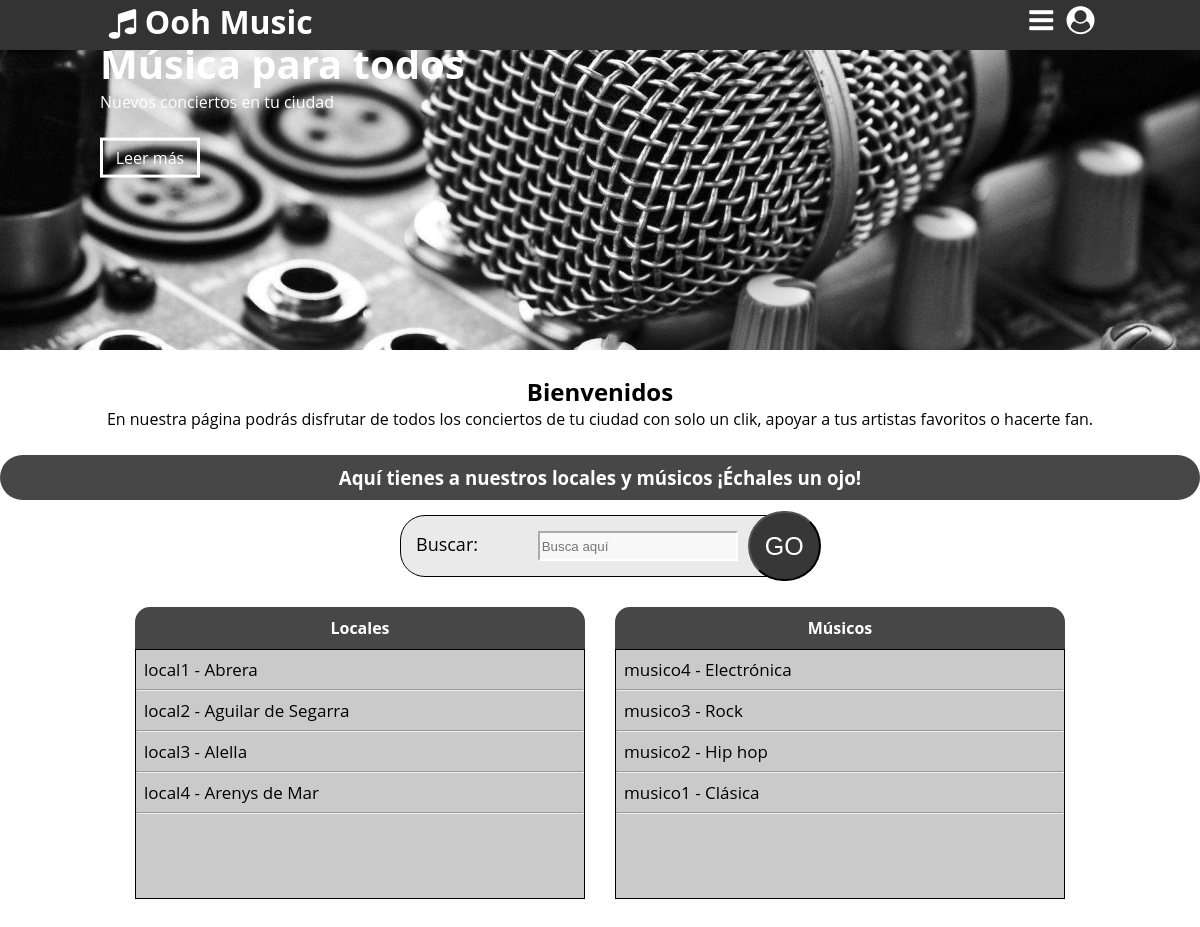
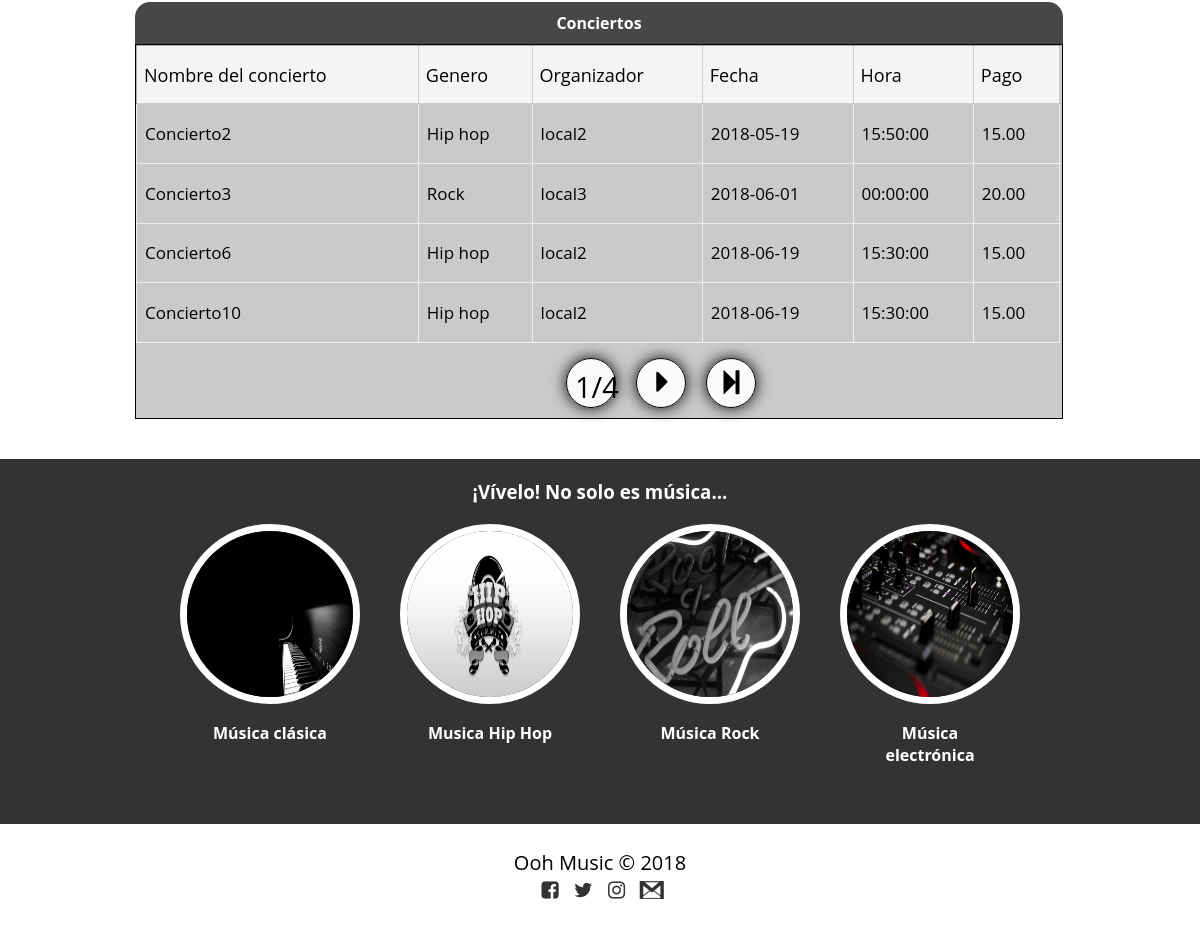
The page / on the database its author committed (2 pictures, top to bottom).
### tables this page shows
CREATE TABLE ciudad(
id_ciudad INT NOT NULL PRIMARY KEY,
nombre VARCHAR(100),
provincia VARCHAR(100)
);

CREATE TABLE musico(
id_usuario INT NOT NULL PRIMARY KEY,
apellidoa VARCHAR(30),
apellidob VARCHAR(30),
web VARCHAR(255),
nombreart VARCHAR(128),
componentes INT,
destacado BOOLEAN,
genero INT NOT NULL,
CONSTRAINT fk_musico_genero
FOREIGN KEY (genero)
REFERENCES genero(id_genero)
ON DELETE CASCADE ON UPDATE CASCADE,
CONSTRAINT fk_musico_login
FOREIGN KEY(id_usuario) REFERENCES login(id_usuario)
ON DELETE CASCADE ON UPDATE CASCADE);

CREATE TABLE genero(
id_genero INT NOT NULL PRIMARY KEY AUTO_INCREMENT,
nombre VARCHAR(30));

CREATE TABLE concierto(
id_concierto INT NOT NULL PRIMARY KEY AUTO_INCREMENT,
nombre VARCHAR(30),
fecha DATE,
hora TIME,
pago DECIMAL(6,2),
localm INT NOT NULL,
genero INT NOT NULL,
musico INT,
estado INT,
CONSTRAINT fk_concierto_localm
FOREIGN KEY (localm) REFERENCES localm(id_usuario)
ON DELETE CASCADE ON UPDATE CASCADE,
CONSTRAINT fk_concierto_genero
FOREIGN KEY (genero) REFERENCES genero(id_genero)
ON DELETE CASCADE ON UPDATE CASCADE,
CONSTRAINT fk_concierto_musico
FOREIGN KEY (musico) REFERENCES musico(id_usuario)
ON DELETE CASCADE ON UPDATE CASCADE);

### bbdd.php (called while the page is built, shortened)
<?php
function cuantosconciertosaceptados() {
    $c = conectar();
    $select = "select count(id_concierto) as cuantos from concierto where estado=1;";
    $resultado = mysqli_query($c, $select);
    if ($dato = mysqli_fetch_assoc($resultado)) {
        return $dato['cuantos'];
    } else {
        return 0;
    }
}
function mostrarListaConciertosAceptados($inicio, $cuantos) {
    $c = conectar();
    $select = "select c.nombre as nomconcierto, c.fecha, c.hora, c.pago, l.nombre as nomlocal, g.nombre as nomgenero from concierto c inner join genero g on c.genero = g.id_genero inner join login l on l.id_usuario = c.localm where c.estado = 1 order by fecha limit $inicio,$cuantos;";
    $resultado = mysqli_query($c, $select);
    return $resultado;
}
function ordenarMusicosPorGenero() {
    $c = conectar();
    $select = "select genero.nombre,musico.nombreart from musico inner join genero on musico.genero = genero.id_genero order by genero.id_genero desc;";
    $resultado = mysqli_query($c, $select);
    return $resultado;
}
function listalocalesordenadosporciudad() {
    $c = conectar();
    $select = "select login.nombre as nombre, ciudad.nombre as ciudad from login inner join ciudad on login.ciudad = ciudad.id_ciudad where login.tipo = 1 order by ciudad.nombre;";
    $resultado = mysqli_query($c, $select);
    return $resultado;
}
function conectar() {
    include('mysqlpass.php');
    $conexion = mysqli_connect("localhost", $userbd, $passbd, "musica");
    return $conexion;
}
?>

### index.php (the view, shortened to what this page needs)
<html lang="es">
    <head>
        <link rel="stylesheet" href="css/fontello.css">
        <link rel="stylesheet" href="css/estilos.css">
    </head>
    <body>
        <?php
        require_once 'bbdd.php';
        require_once 'funciones.php';
        ?>
        <header>
            <div class="contenedor">
                <h1 class="icon-music">Ooh Music</h1>
                <label id="label1" class="icon-user-circle" for="menu-user"></label>
                <label class="icon-menu" for="menu-bar"></label>
            </div>
        </header>
        <main>
            <section id="banner">
                <img src="Imagenes/banner.jpg">
                <div class="contenedor">
                    <h2>Música para todos</h2>
                    <p>Nuevos conciertos en tu ciudad</p>
                    <a href="#">Leer más</a>
                </div>
            </section>
            <section id="bienvenidos">
                <h2>Bienvenidos</h2>
                <p>En nuestra página podrás disfrutar de todos los conciertos de tu ciudad con solo un clik, apoyar a tus artistas favoritos o hacerte fan.</p>
            </section>
            <section id="blog">
                <h3>Aquí tienes a nuestros locales y músicos ¡Échales un ojo!</h3>
                <div id="busc">
                    <form method="POST">
                        <p>Buscar: <input id="buscador" type="text" name="buscador" autocomplete="off" placeholder="Busca aquí" required>
                            <input type="submit" value="GO" name="buscar2" id="auto" ></p>
                    </form>
                </div>
                <div class="contenedor">
                    <article>
                        <h4>Locales</h4>
                        <div class="listas">
                            <?php
                            $locales = listalocalesordenadosporciudad();
                            while ($ellocal = mysqli_fetch_assoc($locales)) {
                                extract($ellocal);
                                echo"<p>$nombre - $ciudad</p><hr>";
                            }
                            ?>
                        </div>
                    </article>
                    <article>
                        <h4>Músicos</h4>
                        <div class="listas">
                            <?php
                            $listamusicos = ordenarMusicosPorGenero();
                            while ($musicos = mysqli_fetch_assoc($listamusicos)) {
                                extract($musicos);
                                echo"<p>$nombreart - $nombre</p><hr>";
                            }
                            ?>
                        </div>
                    </article>
                    <article>
                        <h4 id="conc">Conciertos</h4>
                        <div class="listas" id="conciertos">
                            <table border="1">
                                <tr id="titulos">
                                    <td>Nombre del concierto</td>
                                    <td>Genero</td>
                                    <td>Organizador</td>
                                    <td>Fecha</td>
                                    <td>Hora</td>
                                    <td>Pago</td>
                                </tr>
                                <?php
                                if (isset($_GET['pagina'])) {
                                    extract($_GET);
                                } else {
                                    $pagina = 1;
                                }
                                $elementospagina = 4;
                                $inicio = ($pagina - 1) * $elementospagina;
                                $cuantosconciertos = cuantosconciertosaceptados();
                                $totalpaginas = ceil($cuantosconciertos / $elementospagina);
                                $listaConciertosAceptados = mostrarListaConciertosAceptados($inicio, $elementospagina);
                                while ($lista = mysqli_fetch_assoc($listaConciertosAceptados)) {
                                    extract($lista);
                                    echo "<tr id='datos'>";
                                    echo "<td><p>$nomconcierto</p></td>";
                                    echo "<td><p>$nomgenero</p></td>";
                                    echo "<td><p>$nomlocal</p></td>";
                                    echo "<td><p>$fecha</p></td>";
                                    echo "<td><p>$hora</p></td>";
                                    echo "<td><p>$pago</p></td>";
                                    echo "</tr>";
                                }
                                echo "</table>";
                                echo "<p id='paginado'>$pagina/$totalpaginas</p>";
                                if ($pagina < $totalpaginas) {
                                    $siguiente = $pagina + 1;
                                    echo" <a href='index.php?pagina=$siguiente' id='siguiente'><span class='icon-right-dir'></span></a>";
                                    echo" <a href='index.php?pagina=$totalpaginas' id='ultima'><span class='icon-to-end'></span></a>";
                                }
                                ?>
                        </div>
                    </article>
                    <article>
                    </article>
                </div>
            </section>
            <section id="info">
                <h3>¡Vívelo! No solo es música...</h3>
                <div class="contenedor">
                    <div class="info-music">
                        <img src="Imagenes/clasica.jpg">
                        <h4>Música clásica</h4>
                    </div>
                    <div class="info-music">
                        <img src="Imagenes/hiphop.jpg">
                        <h4>Musica Hip Hop</h4>
                    </div>
                    <div class="info-music">
                        <img src="Imagenes/rock.jpg">
                        <h4>Música Rock</h4>
                    </div>
                    <div class="info-music">
                        <img src="Imagenes/electronica.jpg">
                        <h4>Música electrónica</h4>
                    </div>
                </div>
            </section>
        </main>
        <footer>
            <div class="contenedor">
                <p class="copy">Ooh Music &copy; 2018</p>
                <div class="sociales">
                    <a class="icon-facebook-squared" href="#"></a>
                    <a class="icon-twitter" href="#"></a>
                    <a class="icon-instagram" href="#"></a>
                    <a class="icon-gmail" href="#"></a>
                </div>
            </div>
        </footer>
    </body>
</html>

### css/estilos.css (style rules this page uses)
* { margin: 0; padding: 0; box-sizing: border-box; }
body { font-family: 'Open Sans', sans-serif; }
header { width: 100%; height: 50px; background: #333; color: #fff; position: fixed; top: 0; left: 0; z-index: 100; }
.contenedor { width: 98%; margin: auto; }
h1 { float: left; }
header .contenedor { display: table; }
section { width: 100%; margin-bottom: 25px; }
#bienvenidos { text-align: center; }
footer .contenedor { display: flex; flex-wrap: wrap; justify-content: center; padding-bottom: 25px; }
.copy { font-size: 20px; }
.sociales { width:100%; text-align: center; font-size: 20px; }
.sociales a { color: #333; text-decoration: none; }
@media (min-width:1024px) { .contenedor { width: 1000px; } }

### css/menu.css (style rules this page uses)
header label { float: right; font-size: 28px; margin: 6px 0; cursor: pointer; }
header #label1 { float: right; font-size: 28px; margin: 6px 0; cursor: pointer; }

### css/banner.css (style rules this page uses)
#banner { margin-top: 50px; position: relative; }
#banner img { width: 100%; }
#banner .contenedor { position: absolute; top: 50%; left: 50%; transform: translateX(-50%) translateY(-120%); color: #fff; }
#banner h2 { margin-top: -30px; font-size: 28px; }
#banner a { position: relative; width: 100px; display: block; color: #fff; text-decoration: none; padding: 6px; border: 3px solid #fff; text-align: center; }
@media (min-width:480px) { #banner h2 { font-size: 40px; } }
@media (min-width:480px) { #banner a { margin-top: 25px; } }
@media (min-width:768px) { #banner { height: 300px; overflow: hidden; } }
@media (min-width:768px) { #banner img { height: auto; margin-top: -100px; } }
@media (min-width:1024px) { #banner img { margin-top: -200px; } }

### css/blog.css (style rules this page uses)
#blog h3,h4 { text-align: center; padding: 10px; background: rgba(51,51,51,0.9); border-radius: 50px; color: white; }
#blog h4 { border-top-left-radius: 15px; border-top-right-radius: 15px; border-bottom-left-radius: 0px; border-bottom-right-radius: 0px; }
#blog .contenedor { display: flex; justify-content: center; flex-wrap: wrap; }
#blog article { margin: 15px; width: 450px; }
#blog article h4 { background: rgba(51,51,51,0.9); cursor: pointer; }
#blog .listas { width: 100%; max-width: 450px; height: 250px; border: solid; border-width: thin; background: #CACACA; overflow: auto; z-index: 2; }
#blog .listas p { position: sticky; padding: 8px; font-size: 17px; }
#blog #conciertos { min-width: 928px; }
#blog article #conc { width: 928px; }
#blog article #conciertos table { border: none; border-collapse: collapse; border-width: thin; width: 924px; font-size: 15px; height: 298px; }
#blog article #conciertos table tr td { padding: 1px; }
#blog article #conciertos #titulos td { padding: 7px; font-size: 18px; background: rgba(255,255,255,.8); border-color: rgba(55,55,55,0.2); }
#blog article #conciertos { height: 375px; }
#siguiente { border: solid; border-width: thin; text-decoration: none; color: black; margin-top: 15px; margin-left: 500px; width: 50px; height: 50px; position: absolute; text-align: center; border-radius: 50px; background: rgba(255,255,255,.9); box-shadow: 0px 0px 15px black; }
#siguiente span { font-size: 35px; margin-top: 5px; margin-left: -23px; position: absolute; }
#ultima { border: solid; border-width: thin; text-decoration: none; color: black; margin-top: 15px; margin-left: 570px; width: 50px; height: 50px; position: absolute; text-align: center; border-radius: 50px; background: rgba(255,255,255,.9); box-shadow: 0px 0px 15px black; }
#ultima span { font-size: 28px; margin-top: 9px; margin-left: -19px; position: absolute; }
#conciertos #paginado { border: solid; border-width: thin; margin-top: 15px; margin-left: 430px; width: 50px; height: 50px; position: absolute; text-align: left; border-radius: 50px; font-size: 29px; background: rgba(255,255,255,.9); box-shadow: 0px 0px 15px black; }
#blog article #conciertos #datos td { padding: 0px; font-size: 16px; }
#blog #busc { border:solid; border-width: thin; width: 400px; border-radius: 25px; padding: 15px; background: rgba(55,55,55,0.1); margin: 15 auto; font-size: 18px; }
#blog #busc form input[type=text] { padding: 2px; margin-left: 55px; background: rgba(255,255,255,0.7); border-color: #fff; width: 200px; height: 30px; }
#blog #busc form input[type=submit] { padding: 15px; position: absolute; font-size: 25px; border-radius: 50px; color: #fff; background: rgba(55,55,55,20); height:70px; margin-top: -20px; margin-left: 10px; cursor: pointer; }

### rows shown on the page
musico: nombreart "musico4", genero.nombre "Electrónica"
musico: nombreart "musico3", genero.nombre "Rock"
musico: nombreart "musico2", genero.nombre "Hip hop"
musico: nombreart "musico1", genero.nombre "Clásica"
concierto: nombre "Concierto2", genero.nombre "Hip hop", login.nombre "local2", fecha "2018-05-19", hora "15:50:00", pago "15.00"
concierto: nombre "Concierto3", genero.nombre "Rock", login.nombre "local3", fecha "2018-06-01", hora "00:00:00", pago "20.00"
concierto: nombre "Concierto6", genero.nombre "Hip hop", login.nombre "local2", fecha "2018-06-19", hora "15:30:00", pago "15.00"
concierto: nombre "Concierto10", genero.nombre "Hip hop", login.nombre "local2", fecha "2018-06-19", hora "15:30:00", pago "15.00"

### other values the page prints
$nombre "local1"
$ciudad "Abrera"
$nombre "local2"
$ciudad "Aguilar de Segarra"
$nombre "local3"
$ciudad "Alella"
$nombre "local4"
$ciudad "Arenys de Mar"
$pagina "1"
$totalpaginas "4"
